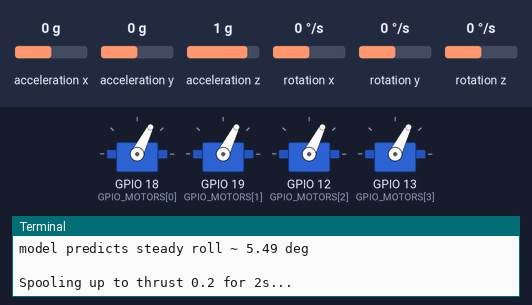
Simulated run of this program. Board: Raspberry Pi (BCM pin numbers). On the bench: 4 × servo, the last lines printed to the terminal. The test bench sets the inputs (shaded band); at power-on: acceleration x 0 g, acceleration y 0 g, acceleration z 1 g, rotation x 0 °/s, rotation y 0 °/s, rotation z 0 °/s. Files the program writes start out absent; servo angles are drawn from the pulse width (0.5 ms = 0°, 2.5 ms = 180°); the clock reads 2024-03-15 10:24:30 at power-on unless the program sets it. At 8.4 s the program stops and its outputs stay as they are.

Above: at 5.1 s.
At 8.5 s:
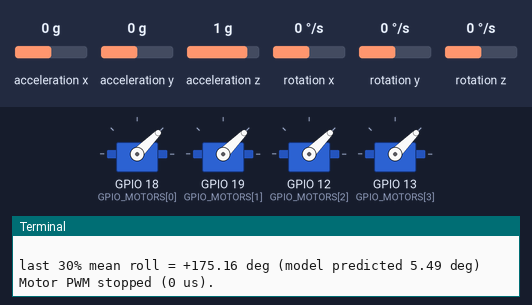
Timing chart, 0 to 9.9 s (numbered marks = the images above):
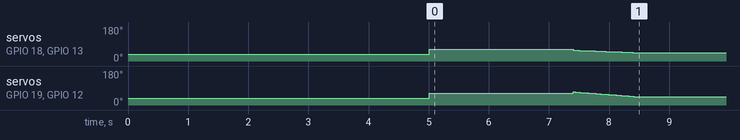

The program:

open_loop_tau_x_test.py
```python
#!/usr/bin/env python3
"""
OPEN-LOOP constant torque test. No controller, no feedback -- just applies
a fixed tau_x plus base thrust and watches what happens.

Purpose: your identified roll model predicts a specific steady-state angle
for a given constant torque (DC gain = b/a0 = 24.8/25.89 = 0.958 rad/unit
= 54.9 deg/unit). This script lets you check that prediction directly on
hardware, with no PID/outer-loop logic in the way to obscure the answer.

    tau_x = TAU_X_CONST -> mixer -> motor_i (clamped [0,1]) -> PWM -> ESCs

For tau_x = 0.1 at thrust = 0.2, the model predicts a steady roll of
about 0.1 * 54.9 = 5.49 deg, with motor commands well inside [0,1]
(M1/M4 ~0.129, M2/M3 ~0.271 -- see the printed values at startup).

SAFETY
------
This is still fully open-loop and unopposed by anything but the angle/rate
aborts below. Nothing stops the vehicle from drifting if the real DC gain
or the rig's resting trim differs from the model's prediction -- watch the
live printout and be ready to Ctrl+C.

The first thing this script does is arm the ESCs (900us for 5s). That
phase is deliberately excluded from the CSV.
"""

import time
import csv
import math
import atexit
import signal

import pigpio
from mpu6050 import mpu6050

# ============================== CONFIG ====================================

BASE_THRUST_NORM = 0.2     # same operating point the model was identified at
TAU_X_CONST = 0.1          # constant commanded roll torque, normalized [-1,1]
RUN_DURATION = 15.0        # seconds

LOOP_RATE_HZ = 100

# --- safety ---------------------------------------------------------------
ANGLE_LIMIT_DEG = 35.0
RATE_LIMIT_DEG_S = 250.0
ANGLE_LIMIT_RAD = math.radians(ANGLE_LIMIT_DEG)
RATE_LIMIT_ABORT_RAD_S = math.radians(RATE_LIMIT_DEG_S)

# --- ESC arming -----------------------------------------------------------
ARM_PWM = 900
ARM_DURATION_S = 5.0

# --- hardware ---------------------------------------------------------------
GPIO_MOTORS = [18, 19, 12, 13]         # M1, M2, M3, M4
PWM_MIN, PWM_MAX = 1000, 2000

# --- MPU6050 calibration ----------------------------------------------------
GYRO_BIAS = {'x': 5.200038, 'y': -3.915649, 'z': 1.139756}   # deg/s
ROLL_OFFSET_DEG = 4.841
PITCH_OFFSET_DEG = -0.816   # see the sign note in roll_cascade_control.py --
                             # this is the negative of the tilt script's
                             # x_tilt, because the formula below negates ax

ALPHA = 0.98

OUTPUT_CSV = 'open_loop_tau_x_log.csv'

# --- mixer ------------------------------------------------------------------
ROTORS = [
    {'roll': -0.707107, 'pitch':  0.707107, 'yaw':  1.0, 'thrust': 1.0},  # M1
    {'roll':  0.707107, 'pitch': -0.707107, 'yaw':  1.0, 'thrust': 1.0},  # M2
    {'roll':  0.707107, 'pitch':  0.707107, 'yaw': -1.0, 'thrust': 1.0},  # M3
    {'roll': -0.707107, 'pitch': -0.707107, 'yaw': -1.0, 'thrust': 1.0},  # M4
]

# ==========================================================================

DT = 1.0 / LOOP_RATE_HZ


def mix(tau_x, tau_y, tau_z, thrust):
    raw = [tau_x * r['roll'] + tau_y * r['pitch'] + tau_z * r['yaw']
           + thrust * r['thrust'] for r in ROTORS]
    out = [max(0.0, min(1.0, v)) for v in raw]
    return out, any(abs(a - b) > 1e-9 for a, b in zip(raw, out))


def to_pwm(motors):
    return [int(round(PWM_MIN + m * (PWM_MAX - PWM_MIN))) for m in motors]


# --------------------------- pigpio ---------------------------------------
pi = pigpio.pi()
if not pi.connected:
    raise RuntimeError("pigpiod is not running")


def cut_motors():
    for g in GPIO_MOTORS:
        pi.set_servo_pulsewidth(g, 0)
    print("Motor PWM stopped (0 us).")


atexit.register(cut_motors)


def _sig(signum, frame):
    cut_motors()
    raise SystemExit(f"terminated by signal {signum}")


signal.signal(signal.SIGTERM, _sig)
signal.signal(signal.SIGHUP, _sig)


# ------------------------- 1) ARM THE ESCs --------------------------------
print(f"Arming: {ARM_PWM} us to all four ESCs for {ARM_DURATION_S:.0f}s...")
_t0 = time.time()
while time.time() - _t0 < ARM_DURATION_S:
    for g in GPIO_MOTORS:
        pi.set_servo_pulsewidth(g, ARM_PWM)
    time.sleep(0.02)
print("Armed.")


# ------------------------- MPU6050 ------------------------------------------
mpu = mpu6050(0x68)
ang = {'roll': 0.0, 'pitch': 0.0, 'yaw': 0.0}


def read_accel_angles():
    a = mpu.get_accel_data()
    r = math.degrees(math.atan2(a['y'], -a['z'])) - ROLL_OFFSET_DEG
    p = math.degrees(math.atan2(-a['x'],
                                math.sqrt(a['y'] ** 2 + a['z'] ** 2))) \
        - PITCH_OFFSET_DEG
    return r, p


def init_attitude():
    rs = ps = 0.0
    n = 50
    for _ in range(n):
        r, p = read_accel_angles()
        rs += r
        ps += p
        time.sleep(0.005)
    ang['roll'] = math.radians(rs / n)
    ang['pitch'] = math.radians(ps / n)
    ang['yaw'] = 0.0
    print(f"Attitude initialised: roll={rs/n:+.2f} deg, pitch={ps/n:+.2f} deg")


def update_attitude(dt):
    a = mpu.get_accel_data()
    g = mpu.get_gyro_data()

    gx = g['x'] - GYRO_BIAS['x']
    gy = g['y'] - GYRO_BIAS['y']
    gz = g['z'] - GYRO_BIAS['z']

    acc_r = math.degrees(math.atan2(a['y'], -a['z'])) - ROLL_OFFSET_DEG
    acc_p = math.degrees(math.atan2(-a['x'],
                                    math.sqrt(a['y'] ** 2 + a['z'] ** 2))) \
        - PITCH_OFFSET_DEG

    r = ALPHA * (math.degrees(ang['roll']) + gx * dt) + (1 - ALPHA) * acc_r
    p = ALPHA * (math.degrees(ang['pitch']) + gy * dt) + (1 - ALPHA) * acc_p
    y = math.degrees(ang['yaw']) + gz * dt

    ang['roll'] = math.radians(r)
    ang['pitch'] = math.radians(p)
    ang['yaw'] = math.radians(y)

    rates = {'roll': math.radians(gx),
             'pitch': math.radians(gy),
             'yaw': math.radians(gz)}
    return ang, rates


# ------------------------------ run -----------------------------------------
rows = []

predicted_deg = TAU_X_CONST * 54.9   # DC gain from the identified roll model
m0, _ = mix(TAU_X_CONST, 0.0, 0.0, BASE_THRUST_NORM)
print(f"\ntau_x = {TAU_X_CONST}, thrust = {BASE_THRUST_NORM}")
print(f"motor commands (steady): {[round(v, 4) for v in m0]}  "
      f"-> PWM {to_pwm(m0)}")
print(f"model predicts steady roll ~ {predicted_deg:.2f} deg\n")

try:
    settle, _ = mix(0.0, 0.0, 0.0, BASE_THRUST_NORM)
    settle_pwm = to_pwm(settle)
    print(f"Spooling up to thrust {BASE_THRUST_NORM} for 2s...")
    _t = time.time()
    while time.time() - _t < 2.0:
        for g, w in zip(GPIO_MOTORS, settle_pwm):
            pi.set_servo_pulsewidth(g, w)
        time.sleep(DT)

    init_attitude()
    print(f"Applying constant tau_x = {TAU_X_CONST} for {RUN_DURATION}s.\n")

    t_start = time.time()
    t_prev = t_start
    n_clip = 0

    while True:
        now = time.time()
        dt = now - t_prev
        t_prev = now
        t = now - t_start

        a, w = update_attitude(dt)

        motors, clipped = mix(TAU_X_CONST, 0.0, 0.0, BASE_THRUST_NORM)
        pwms = to_pwm(motors)
        for g, p_ in zip(GPIO_MOTORS, pwms):
            pi.set_servo_pulsewidth(g, p_)
        if clipped:
            n_clip += 1

        rows.append((t, TAU_X_CONST,
                     a['roll'], a['pitch'], a['yaw'],
                     w['roll'], w['pitch'], w['yaw'],
                     pwms[0], pwms[1], pwms[2], pwms[3]))

        if int(t / DT) % int(LOOP_RATE_HZ / 5) == 0:
            print(f"  t={t:5.2f}  roll={math.degrees(a['roll']):+6.2f}deg "
                  f"(target ~{predicted_deg:.2f})  "
                  f"rate={math.degrees(w['roll']):+7.2f}deg/s  "
                  f"pitch={math.degrees(a['pitch']):+6.2f}  "
                  f"yaw={math.degrees(a['yaw']):+6.2f}")

        if abs(a['roll']) > ANGLE_LIMIT_RAD:
            raise RuntimeError(f"ABORT: roll {math.degrees(a['roll']):.1f} deg")
        if abs(w['roll']) > RATE_LIMIT_ABORT_RAD_S:
            raise RuntimeError(f"ABORT: roll rate {math.degrees(w['roll']):.1f} deg/s")

        if t > RUN_DURATION:
            print("\nRun complete.")
            break

        slack = DT - (time.time() - now)
        if slack > 0:
            time.sleep(slack)

except KeyboardInterrupt:
    print("\nStopped by user.")
except RuntimeError as e:
    print(f"\n{e}")

finally:
    print("Spooling down...")
    steps = int(1.0 * LOOP_RATE_HZ)
    for i in range(steps):
        thr = BASE_THRUST_NORM * (1.0 - (i + 1) / steps)
        tau = TAU_X_CONST * (1.0 - (i + 1) / steps)
        m, _ = mix(tau, 0.0, 0.0, thr)
        for g, p_ in zip(GPIO_MOTORS, to_pwm(m)):
            pi.set_servo_pulsewidth(g, p_)
        time.sleep(DT)

    with open(OUTPUT_CSV, 'w', newline='') as f:
        wr = csv.writer(f)
        wr.writerow(['time', 'tau_x_cmd',
                     'roll_rad', 'pitch_rad', 'yaw_rad',
                     'roll_rate_rad_s', 'pitch_rate_rad_s', 'yaw_rate_rad_s',
                     'pwm1', 'pwm2', 'pwm3', 'pwm4'])
        wr.writerows(rows)
    print(f"Saved {len(rows)} rows to {OUTPUT_CSV}")

    if rows:
        n = len(rows)
        tail = [math.degrees(r[2]) for r in rows[int(0.7 * n):]]
        print(f"\nlast 30% mean roll = {sum(tail)/len(tail):+.2f} deg "
              f"(model predicted {predicted_deg:.2f} deg)")
```

Measured:
- by itself, servo on GPIO 19 (GPIO_MOTORS[1]), servo on GPIO 12 (GPIO_MOTORS[2]): rises from 36° to 69° in 2.4 s, then falls to 45° in 1.0 s
